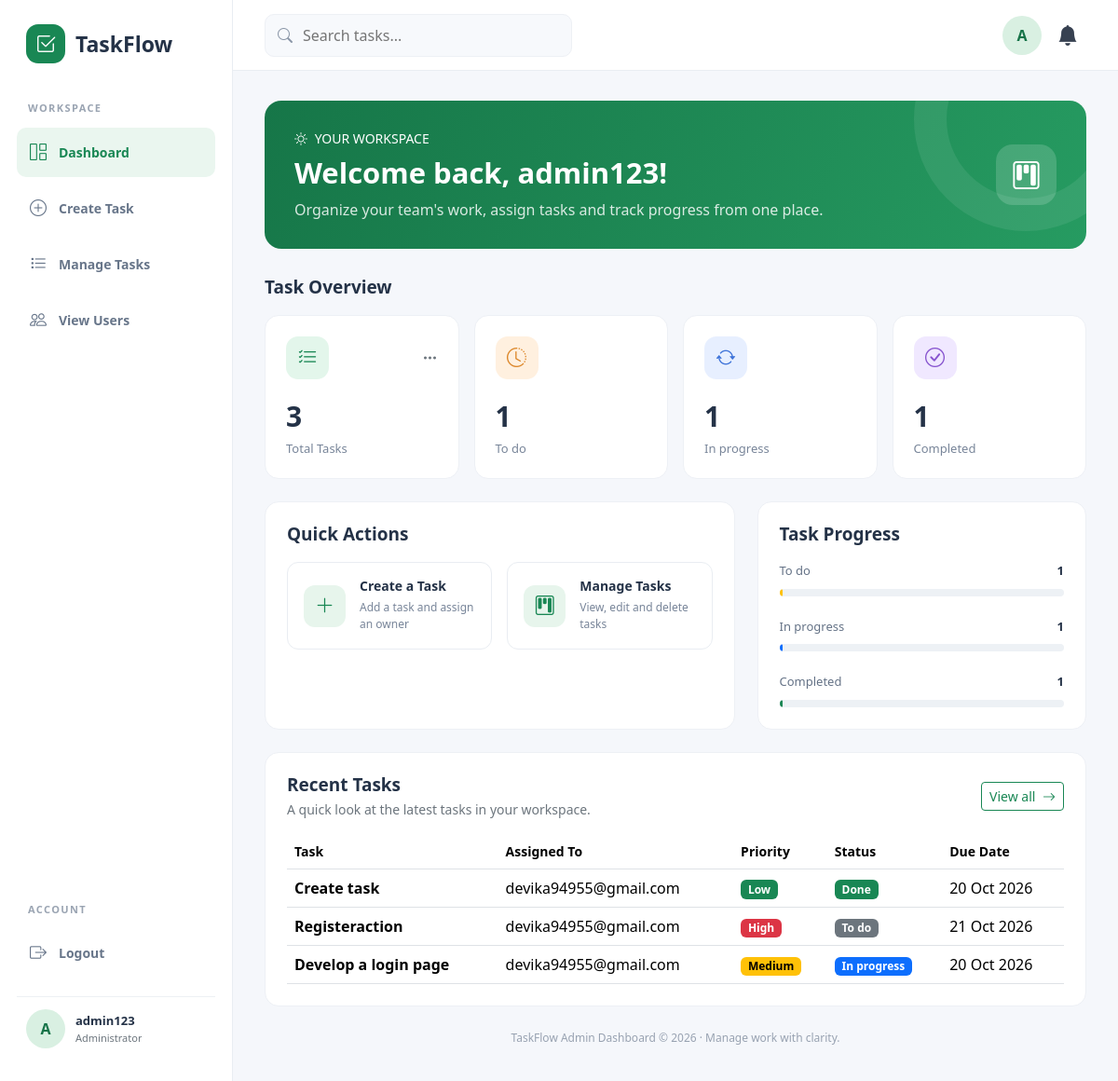
Screenshot of /admin_home/ (signed in) with the database file from the repository.
### app/models.py (models this page shows, shortened)
class Task(models.Model):
    STATUS_CHOICES = [
        ('todo', 'Todo'),
        ('in_progress', 'In Progress'),
        ('completed', 'Completed'),
    ]
    PRIORITY_CHOICES = [
        ('low', 'Low'),
        ('medium', 'Medium'),
        ('high', 'High'),
    ]
    created_by = models.ForeignKey(
        User,
        on_delete=models.CASCADE,
        related_name='created_tasks'
    )
    assigned_to = models.ForeignKey(
        User,
        on_delete=models.CASCADE,
        related_name='assigned_tasks'
    )
    title = models.CharField(max_length=200)
    description = models.TextField(blank=True)
    status = models.CharField(
        max_length=20,
        choices=STATUS_CHOICES,
        default='todo'
    )
    priority = models.CharField(
        max_length=10,
        choices=PRIORITY_CHOICES,
        default='medium'
    )
    due_date = models.DateField(null=True, blank=True)
    created_date = models.DateTimeField(auto_now_add=True)

### app/views.py (the view)
# urls.py: path('admin_home/',views.admin_home,name='admin_home'),
@admin_required
def admin_home(request):
     profile=request.user
     unread_notifications_count=TaskComment.objects.filter(is_read=False).count()
     tasks=Task.objects.count()
     todo_count=Task.objects.filter(status='todo').count()
     in_progress_count=Task.objects.filter(status='in_progress').count()
     done_count=Task.objects.filter(status='completed').count()
     recent_tasks=Task.objects.order_by('-created_date')[:3]
     return render(request,'admin_home.html',{
           'profile':profile,
           'tasks':tasks,
           'todo_count':todo_count,
           'in_progress_count':in_progress_count,
           'done_count':done_count,
           'unread_notifications_count':unread_notifications_count,
           'recent_tasks':recent_tasks
     })

### app/views.py (called while the page is built)
def admin_required(view):
    return login_required(user_passes_test(lambda u: u.is_superuser)(view))

### templates/admin_home.html (shortened to what this page needs)
<!DOCTYPE html>
<html lang="en">
<head>
    <link href="https://cdn.jsdelivr.net/npm/bootstrap@5.3.3/dist/css/bootstrap.min.css"
          rel="stylesheet">
    <link rel="stylesheet"
          href="https://cdn.jsdelivr.net/npm/bootstrap-icons@1.11.3/font/bootstrap-icons.min.css">
</head>
<body>
<aside class="sidebar" id="sidebar">
    <a href="{% url 'admin_home' %}" class="brand">
        <span class="brand-icon">
            <i class="bi bi-check2-square"></i>
        </span>
        <span>TaskFlow</span>
    </a>
    <div class="sidebar-label">WORKSPACE</div>
    <a href="{% url 'admin_home' %}" class="side-link active">
        <i class="bi bi-grid-1x2"></i>
        Dashboard
    </a>
    <a href="{% url 'addtask' %}" class="side-link">
        <i class="bi bi-plus-circle"></i>
        Create Task
    </a>
    <a href="{% url 'viewtask' %}" class="side-link">
        <i class="bi bi-list-task"></i>
        Manage Tasks
    </a>
    <a href="{% url 'view_users' %}" class="side-link">
    <i class="bi bi-people"></i>
    View Users
</a>
    <div class="sidebar-bottom">
        <div class="sidebar-label">ACCOUNT</div>
        <a href="{% url 'log_out' %}" class="side-link">
            <i class="bi bi-box-arrow-right"></i>
            Logout
        </a>
        <div class="admin-mini">
            <div class="avatar">
                {{ profile.username|default:"A"|slice:":1"|upper }}
            </div>
            <div class="overflow-hidden">
                <div class="fw-bold text-truncate" style="font-size:13px;">
                    {{ profile.username|default:"Administrator" }}
                </div>
                <div class="text-secondary" style="font-size:11px;">
                    Administrator
                </div>
            </div>
        </div>
    </div>
</aside>
<main class="main-content">
    <header class="topbar">
        <div class="d-flex align-items-center gap-3 flex-grow-1">
            <div class="search-box">
                <i class="bi bi-search"></i>
                <input type="search" id="taskSearch"
                       placeholder="Search tasks..."
                       aria-label="Search tasks">
            </div>
        </div>
        <div class="d-flex align-items-center gap-2 ms-3">
            <div class="avatar">
                {{ profile.username|default:"A"|slice:":1"|upper }}
            </div>
            <div class="notification-wrapper">
    <a href="{% url 'admin_notification' %}" class="notification-bell" title="Notifications">
        <i class="bi bi-bell-fill"></i>
    </a>
</div>
        </div>
    </header>
    <div class="content-area">
        <section class="welcome-panel">
            <div class="d-flex align-items-center justify-content-between gap-3">
                <div>
                    <div class="small mb-2">
                        <i class="bi bi-sun me-1"></i>
                        YOUR WORKSPACE
                    </div>
                    <h1>
                        Welcome back, {{ profile.username|default:"Admin" }}!
                    </h1>
                    <p>
                        Organize your team's work, assign tasks and track progress
                        from one place.
                    </p>
                </div>
                <div class="welcome-icon">
                    <i class="bi bi-kanban"></i>
                </div>
            </div>
        </section>
        <section class="mb-4">
            <h5 class="section-heading">Task Overview</h5>
            <div class="row g-3">
                <div class="col-6 col-xl-3">
                    <div class="stat-card">
                        <div class="stat-top">
                            <div class="stat-icon icon-green">
                                <i class="bi bi-list-check"></i>
                            </div>
                            <i class="bi bi-three-dots text-secondary"></i>
                        </div>
                        <div class="stat-number">{{ tasks|default:"0" }}</div>
                        <div class="stat-label">Total Tasks</div>
                    </div>
                </div>
                <div class="col-6 col-xl-3">
                    <div class="stat-card">
                        <div class="stat-top">
                            <div class="stat-icon icon-orange">
                                <i class="bi bi-clock-history"></i>
                            </div>
                        </div>
                        <div class="stat-number">{{ todo_count|default:"0" }}</div>
                        <div class="stat-label">To do</div>
                    </div>
                </div>
                <div class="col-6 col-xl-3">
                    <div class="stat-card">
                        <div class="stat-top">
                            <div class="stat-icon icon-blue">
                                <i class="bi bi-arrow-repeat"></i>
                            </div>
                        </div>
                        <div class="stat-number">{{ in_progress_count|default:"0" }}</div>
                        <div class="stat-label">In progress</div>
                    </div>
                </div>
                <div class="col-6 col-xl-3">
                    <div class="stat-card">
                        <div class="stat-top">
                            <div class="stat-icon icon-purple">
                                <i class="bi bi-check-circle"></i>
                            </div>
                        </div>
                        <div class="stat-number">{{ done_count|default:"0" }}</div>
                        <div class="stat-label">Completed</div>
                    </div>
                </div>
            </div>
        </section>
        <div class="row g-4">
            <div class="col-lg-7">
                <section class="content-card">
                    <h5 class="section-heading">Quick Actions</h5>
                    <div class="row g-3">
                        <div class="col-md-6">
                            <a href="{% url 'addtask' %}" class="action-card">
                                <div class="action-icon">
                                    <i class="bi bi-plus-lg"></i>
                                </div>
                                <div>
                                    <h6>Create a Task</h6>
                                    <p>Add a task and assign an owner</p>
                                </div>
                            </a>
                        </div>
                        <div class="col-md-6">
                            <a href="{% url 'viewtask' %}" class="action-card">
                                <div class="action-icon">
                                    <i class="bi bi-kanban"></i>
                                </div>
                                <div>
                                    <h6>Manage Tasks</h6>
                                    <p>View, edit and delete tasks</p>
                                </div>
                            </a>
                        </div>
                    </div>
                </section>
            </div>
            <div class="col-lg-5">
                <section class="content-card">
                    <h5 class="section-heading">Task Progress</h5>
                    <div class="status-row">
                        <div class="status-label">
                            <span>To do</span>
                            <strong>{{ todo_count|default:"0" }}</strong>
                        </div>
                        <div class="progress">
                            <div class="progress-bar bg-warning"
                                 role="progressbar"
                                 style="width: {{ todo_count|default:0 }}%;"
                                 aria-valuenow="{{ todo_count|default:0 }}"
                                 aria-valuemin="0"
                                 aria-valuemax="100"></div>
                        </div>
                    </div>
                    <div class="status-row">
                        <div class="status-label">
                            <span>In progress</span>
                            <strong>{{ in_progress_count|default:"0" }}</strong>
                        </div>
                        <div class="progress">
                            <div class="progress-bar bg-primary"
                                 role="progressbar"
                                 style="width: {{ in_progress_count|default:0 }}%;"
                                 aria-valuenow="{{ in_progress_count|default:0 }}"
                                 aria-valuemin="0"
                                 aria-valuemax="100"></div>
                        </div>
                    </div>
                    <div class="status-row">
                        <div class="status-label">
                            <span>Completed</span>
                            <strong>{{ done_count|default:"0" }}</strong>
                        </div>
                        <div class="progress">
                            <div class="progress-bar bg-success"
                                 role="progressbar"
                                 style="width: {{ done_count|default:0 }}%;"
                                 aria-valuenow="{{ done_count|default:0 }}"
                                 aria-valuemin="0"
                                 aria-valuemax="100"></div>
                        </div>
                    </div>
                </section>
            </div>
        </div>
        <section class="content-card mt-4">
            <div class="d-flex align-items-center justify-content-between gap-3 mb-3">
                <div>
                    <h5 class="section-heading mb-1">Recent Tasks</h5>
                    <p class="text-secondary small mb-0">
                        A quick look at the latest tasks in your workspace.
                    </p>
                </div>
                <a href="{% url 'viewtask' %}"
                   class="btn btn-outline-success btn-sm">
                    View all <i class="bi bi-arrow-right ms-1"></i>
                </a>
            </div>
            <div class="table-responsive">
                <table class="table align-middle mb-0" id="recentTasksTable">
                    <thead>
                        <tr class="text-secondary small">
                            <th>Task</th>
                            <th>Assigned To</th>
                            <th>Priority</th>
                            <th>Status</th>
                            <th>Due Date</th>
                        </tr>
                    </thead>
                    <tbody>
                        {% for task in recent_tasks %}
                        <tr class="task-row">
                            <td class="fw-semibold">{{ task.title }}</td>
                            <td>
                                {{ task.assigned_to.get_full_name|default:task.assigned_to.username }}
                            </td>
                            <td>
                                {% if task.priority == 'high' %}
                                    <span class="badge text-bg-danger">High</span>
                                {% elif task.priority == 'medium' %}
                                    <span class="badge text-bg-warning">Medium</span>
                                {% else %}
                                    <span class="badge text-bg-success">Low</span>
                                {% endif %}
                            </td>
                            <td>
                                {% if task.status == 'completed' %}
                                    <span class="badge text-bg-success">Done</span>
                                {% elif task.status == 'in_progress' %}
                                    <span class="badge text-bg-primary">In progress</span>
                                {% else %}
                                    <span class="badge text-bg-secondary">To do</span>
                                {% endif %}
                            </td>
                            <td>{{ task.due_date|date:"d M Y" }}</td>
                        </tr>
                        {% endfor %}
                    </tbody>
                </table>
            </div>
        </section>
        <footer class="footer-text">
            TaskFlow Admin Dashboard &copy; {% now "Y" %} · Manage work with clarity.
        </footer>
    </div>
</main>
</body>
</html>

### rows the page displays
Task: title "Create task", assigned_to.get_full_name "devika94955@gmail.com", priority "Low", status "Done", due_date "20 Oct 2026"
Task: title "Registeraction", assigned_to.get_full_name "devika94955@gmail.com", priority "High", status "To do", due_date "21 Oct 2026"
Task: title "Develop a login page", assigned_to.get_full_name "devika94955@gmail.com", priority "Medium", status "In progress", due_date "20 Oct 2026"

### other values shown
{{ profile.username|default:"A"|slice:":1"|upper }} "A"
{{ profile.username|default:"Administrator" }} "admin123"
{{ profile.username|default:"Admin" }} "admin123"
{{ tasks|default:"0" }} "3"
{{ todo_count|default:"0" }} "1"
{{ in_progress_count|default:"0" }} "1"
{{ done_count|default:"0" }} "1"
